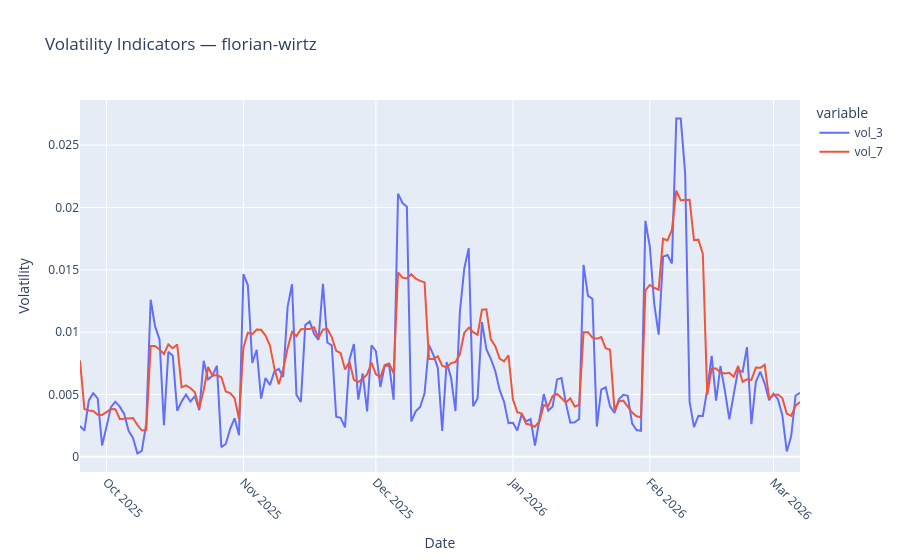

The cell this chart's notebook holds for it:
### Markdown cell above
## 8. Visualizing Volatility

Volatility features help the model understand how “risky” or unstable a player’s price is.

### Code cell
sample_player = df_features["player_name"].unique()[0]
player_data = df_features[df_features["player_name"] == sample_player]

fig = px.line(player_data, x="date", y=["vol_3", "vol_7"], title=f"Volatility Indicators — {sample_player}")
fig.update_xaxes(title_text="Date", tickangle=45)
fig.update_yaxes(title_text="Volatility")
fig.show()

### Figure 1 — Plotly figure (JSON) as saved in the notebook; plotly's stock layout.template omitted (floating-point values rounded to 4 significant figures; data arrays with more than 128 entries replaced by an {"elided": "..."} marker saying what was removed)
{"data": [{"hovertemplate": "variable=vol_3<br>date=%{x}<br>value=%{y}<extra></extra>", "legendgroup": "vol_3", "line": {"color": "#636efa", "dash": "solid"}, "marker": {"symbol": "circle"}, "mode": "lines", "name": "vol_3", "orientation": "v", "showlegend": true, "type": "scatter", "x": {"elided": "164 str values"}, "xaxis": "x", "y": {"elided": "164 float values"}, "yaxis": "y"}, {"hovertemplate": "variable=vol_7<br>date=%{x}<br>value=%{y}<extra></extra>", "legendgroup": "vol_7", "line": {"color": "#EF553B", "dash": "solid"}, "marker": {"symbol": "circle"}, "mode": "lines", "name": "vol_7", "orientation": "v", "showlegend": true, "type": "scatter", "x": {"elided": "164 str values"}, "xaxis": "x", "y": {"elided": "164 float values"}, "yaxis": "y"}], "layout": {"legend": {"title": {"text": "variable"}, "tracegroupgap": 0}, "title": {"text": "Volatility Indicators — florian-wirtz"}, "xaxis": {"anchor": "y", "domain": [0, 1], "tickangle": 45, "title": {"text": "Date"}}, "yaxis": {"anchor": "x", "domain": [0, 1], "title": {"text": "Volatility"}}}}
